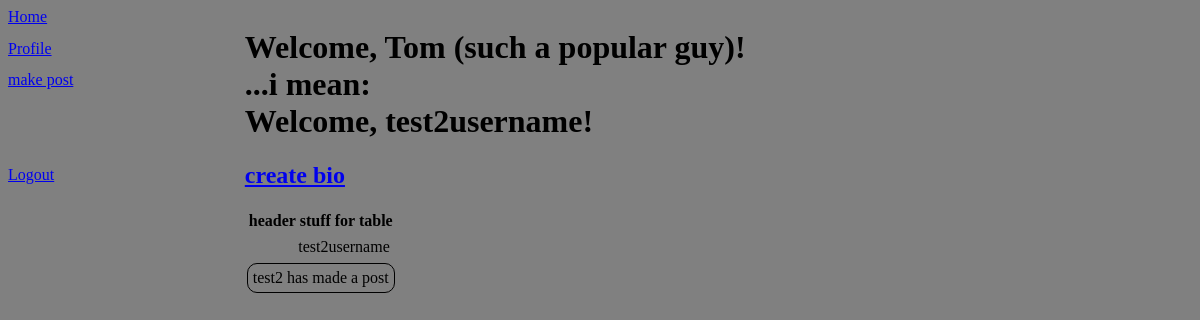
/profile (signed in), run on an earlier commit of the app's database.
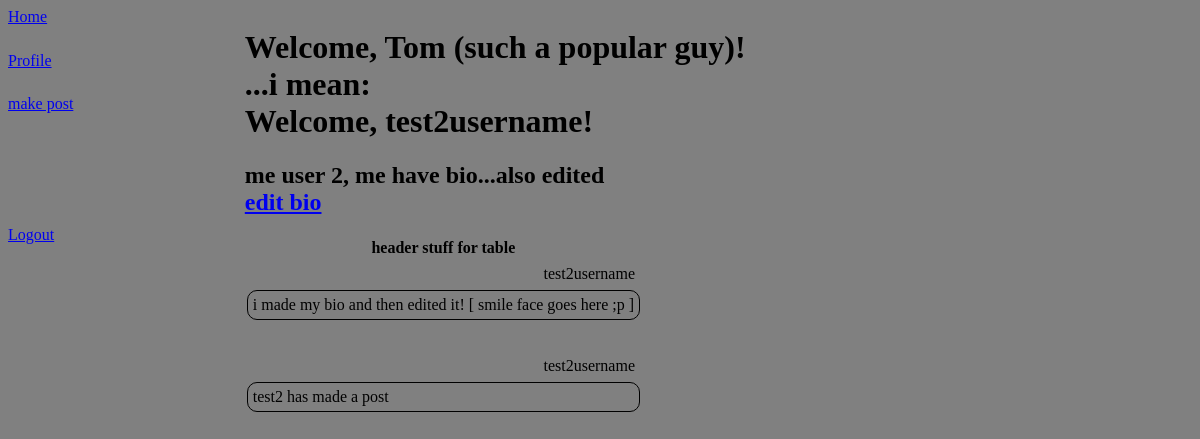
And on a later commit of the database.
### project/models.py (models this page shows)
class Posts(UserMixin, db.Model):
	id = db.Column(db.Integer, primary_key=True) # primary keys are required by SQLAlchemy
	post = db.Column(db.String(512),nullable=False)
	user_id = db.Column(db.Integer,db.ForeignKey('user.id'),nullable=False)

class User(UserMixin, db.Model):
	id = db.Column(db.Integer, primary_key=True) # primary keys are required by SQLAlchemy
	email = db.Column(db.String(100), unique=True)
	password = db.Column(db.String(100))
	username = db.Column(db.String(1000))
	biography = db.Column(db.String(1000))

### project/main.py (the view)
@main.route('/profile')
@login_required
def profile():
	posts = db.session.query(Posts, User).filter_by(user_id=current_user.id).filter(Posts.user_id == User.id).order_by(Posts.id).all()[::-1]
	return render_template('profile.html', username=current_user.username, posts=posts, bio=current_user.biography)

### project/__init__.py (called while the page is built)
def create_app():
	app = Flask(__name__)
	app.config['SECRET_KEY'] = 'secret-key-goes-here'
	app.config['SQLALCHEMY_DATABASE_URI'] = 'sqlite:///db.sqlite'
	app.config['SQLALCHEMY_TRACK_MODIFICATIONS'] = False
	db.init_app(app)
	login_manager = LoginManager()
	login_manager.login_view = 'auth.login'
	login_manager.init_app(app)
	from .models import User
	@login_manager.user_loader
	def load_user(user_id):
			return User.query.get(int(user_id))
	from .auth import auth as auth_blueprint
	app.register_blueprint(auth_blueprint)
	from .main import main as main_blueprint
	app.register_blueprint(main_blueprint)
	return app

### project/templates/profile.html
{% extends "base.html" %}
{% block content %}
<h1 class="title">
  Welcome, Tom (such a popular guy)!</br>...i mean:</br>
  Welcome, {{ username }}!
</h1>
<h2>
  {% if bio is none %}
    <a href="{{ url_for('auth.editbio') }}">create bio</a>
  {% else %}
    {{ bio }}
    <br>
    <a href="{{ url_for('auth.editbio') }}">edit bio</a>
  {% endif %}
</h2>
{% if posts|length < 1 %}
<h4 style="text-align:center;">You have not made any posts yet</h4>
{% else %}
<table>
    <tr>
        <th>header stuff for table</th>
    </tr>
    {% for post in posts %}
      <tr><td style="border: none; text-align: end">{{ post.User.username }}</td></tr>
      <tr><td>{{ post.Posts.post }}</td></tr>
    <tr><td style="border: none;"><br></td></tr>
    {% endfor %}
</table>
{% endif %}
{% endblock %}

What changed in the data, as far as the page shows it:
changed User "test2username": biography (not shown) → "me user 2, me have bio...also edited"
added Posts: User.username "test2username", Posts.post "i made my bio and then edited it! [ smile face goes here ;p ]"
Also different on the page:
text no longer shown: "create bio"
text now shown: "edit bio"
